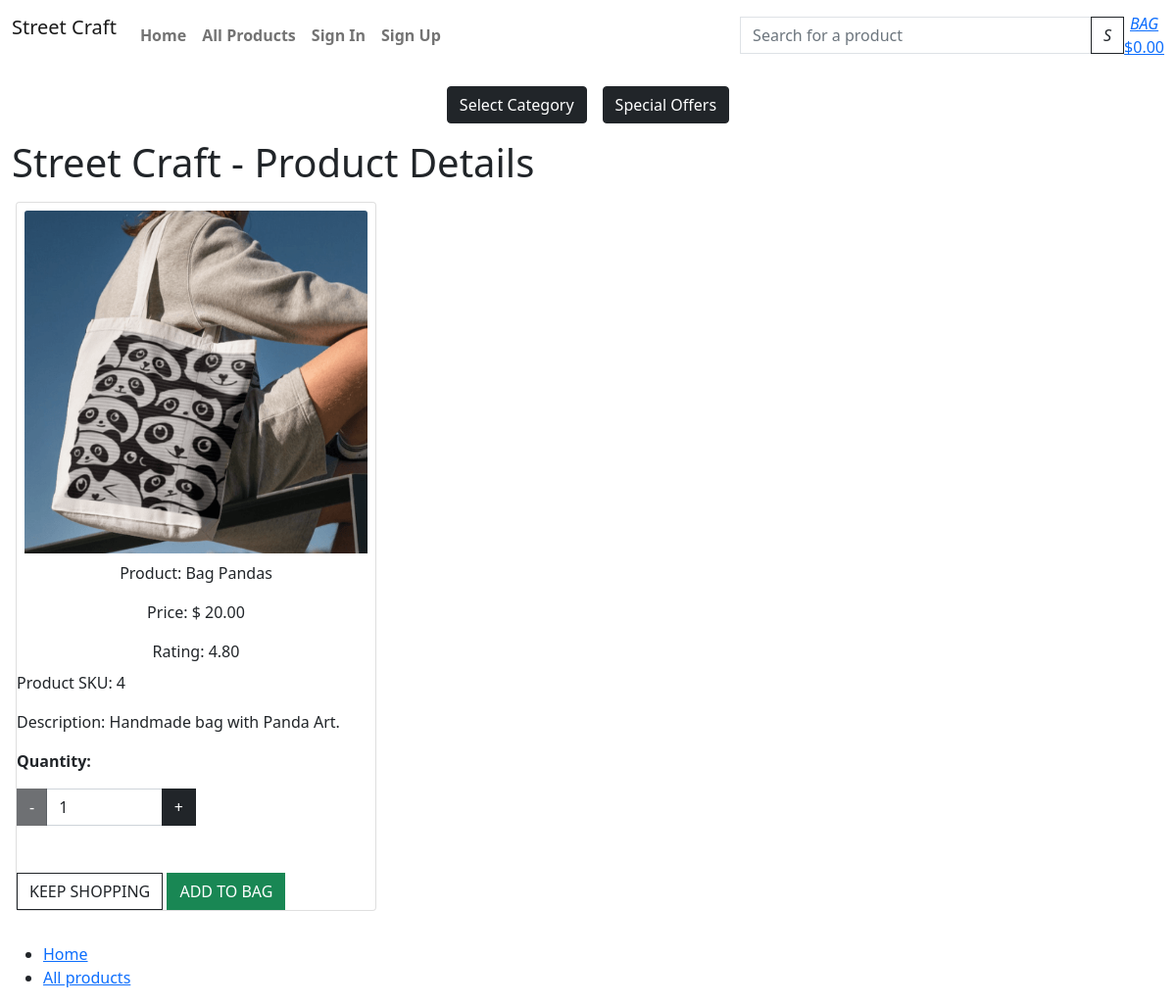
The app's page /details/bag-pandas/, older data.
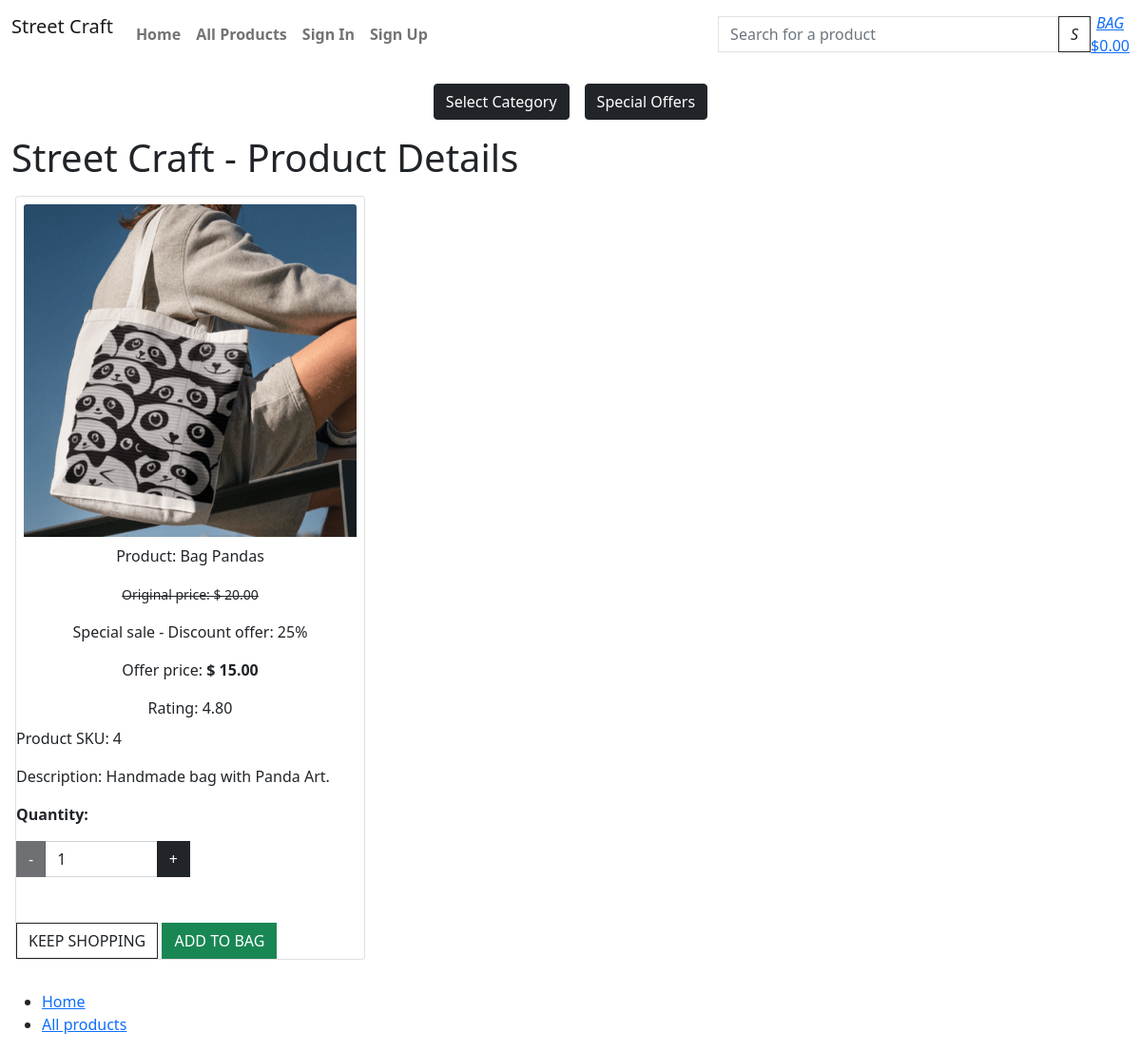
The same page, newer data.
### products/models.py (models this page shows, shortened)
class Product(models.Model):
    sku = models.SmallAutoField(primary_key=True)
    name = models.CharField(max_length=150, unique=True)
    release_date = models.DateTimeField(auto_now_add=True)
    category = models.ForeignKey('Category', null=True, blank=True, on_delete=models.SET_NULL)
    description = models.TextField()
    price = models.DecimalField(max_digits=6, decimal_places=2)
    offer_active = models.BooleanField(default=False)
    offer = models.ForeignKey(Offer, null=True, blank=True, on_delete=models.SET_NULL)
    rating = models.DecimalField(max_digits=6, decimal_places=2, null=True, blank=True)
    product_image = models.ImageField(null=True, blank=True)
    product_image_url = models.URLField(max_length=1024, null=True, blank=True)
    slug = models.SlugField(max_length=254, null=True, blank=True, unique=True)
    class Meta:
        ordering = ['-release_date']
    def cal_discount_price(self):
        return self.price - ((self.price * self.offer.offer_discount) / 100)

class Offer(models.Model):
    offer_sku = models.SmallAutoField(primary_key=True)
    offer_name = models.CharField(max_length=50,)
    offer_display = models.CharField(max_length=254, null=True, blank=True)
    offer_discount = models.IntegerField(default=0,
        validators=[
            MaxValueValidator(80),
            MinValueValidator(0)
        ])

### products/views.py (the view)
# urls.py: path('details/<slug>/', views.product_details, name='product_details'),
def product_details(request, slug):
    product = get_object_or_404(Product, slug=slug)
    context = {
        'product': product,
    }
    return render(request, 'products/product_details.html', context)

### shopbag/contexts.py (called while the page is built, shortened)
def bag_contents(request):
    bag_items = []
    total = 0
    product_count = 0
    bag = request.session.get('bag', {})
    if total < settings.FREE_DELIVERY_THRESHOLD:
        delivery = total * Decimal(settings.STANDARD_DELIVERY_PERCENTAGE / 100)
        free_delivery_delta = settings.FREE_DELIVERY_THRESHOLD - total
    else:
        delivery = 0
        free_delivery_delta = 0
    grand_total = delivery + total
    context = {
        'bag_items': bag_items,
        'total': total,
        'product_count': product_count,
        'delivery': delivery,
        'free_delivery_delta': free_delivery_delta,
        'free_delivery_threshold': settings.FREE_DELIVERY_THRESHOLD,
        'grand_total': grand_total,
    }
    return context

### templates/products/product_details.html (shortened to what this page needs)
{% extends "base.html" %}
{% load static %}
{% block content %}
<header>
    <div class="container-fluid">
        <h1>Street Craft - Product Details</h1>
    </div>
</header>
<div class="col-md-4 p-0">
    <div class="card m-3">
        <div class="card-body m-1 p-1 text-center">
                <div class="image-container">
                    {% if product.product_image %}
                    <img class="card-img-top img-fluid" src="{{ product.product_image.url }}" alt="{{ product.name }}">
                    {% else %}
                    <img class="card-img-top img-fluid" src="{{ MEDIA_URL }}noimage-sc.png" alt="No image of the product">
                    {% endif %}
                </div>
            <p class="card-text mt-2">Product: {{ product.name }}</p>
            {% if product.offer  %}
            <p class="card-text"><del><small>Original price: $ {{ product.price }}</small></del></p>
            <p class="card-text">{{ product.offer.offer_display }} - Discount offer: {{ product.offer.offer_discount }}%</p>
            <p> Offer price: <strong>$ {{ product.cal_discount_price }} </strong></p>
            {% else %}
            <p class="card-text">Price: $ {{ product.price }}</p>
            {% endif %}
            <p class="card-text">Rating: {{ product.rating }}</p>
        </div>
        <div>
            <p class="card-text">Product SKU: {{ product.sku }}</p>
            <p class="card-text">Description: {{ product.description }}</p>
        </div>
        <div>
            <form class="form" action="{% url 'add_to_bag' product.slug %}" method="POST">
                <div class="form-row">
                    <div class="col-12">
                        <p class="mt-3"><strong>Quantity:</strong></p>
                        <div class="form-group w-50">
                            <div class="input-group">
                                <div class="input-group-prepend">
                                    <button type="button" class="decrement-qty btn btn-dark rounded-0"
                                        data-item_id="{{ product.slug }}" id="decrement-qty_{{ product.slug }}">
                                        <span>-</span>
                                    </button>
                                </div>
                                <input class="form-control qty_input" type="number"
                                    name="quantity" value="1" min="1" max="99"
                                    data-item_id="{{ product.slug }}"
                                    id="id_qty_{{ product.slug }}">
                                <div class="input-group-append">
                                    <button type="button" class="increment-qty btn btn-dark rounded-0"
                                        data-item_id="{{ product.slug }}" id="increment-qty_{{ product.slug }}">
                                        <span>+</span>
                                    </button>
                                </div>
                            </div>
                        </div>
                    </div>
                    <div class="col-12">
                        <a href="{% url 'products' %}" class="btn btn-outline-dark rounded-0 mt-5" >
                            <span class="text-uppercase">Keep Shopping</span>
                        </a>
                        <input type="submit" class="btn btn-success rounded-0 text-uppercase mt-5" value="Add to Bag">
                    </div>
                </div>
            </form>
        </div>
    </div>
</div>
{% endblock content %}

Row changes from the older to the newer data that the page shows:
changed Product "Bag Pandas": offer_id empty → 2 (drawn); offer.offer_display (not shown) → "Special sale"; offer.offer_discount (not shown) → "25"; cal_discount_price (not shown) → "15.00"
Text that changed along with them:
text no longer shown: "Price: $"
text now shown: "Original price: $ - Discount offer: % Offer price: $"
